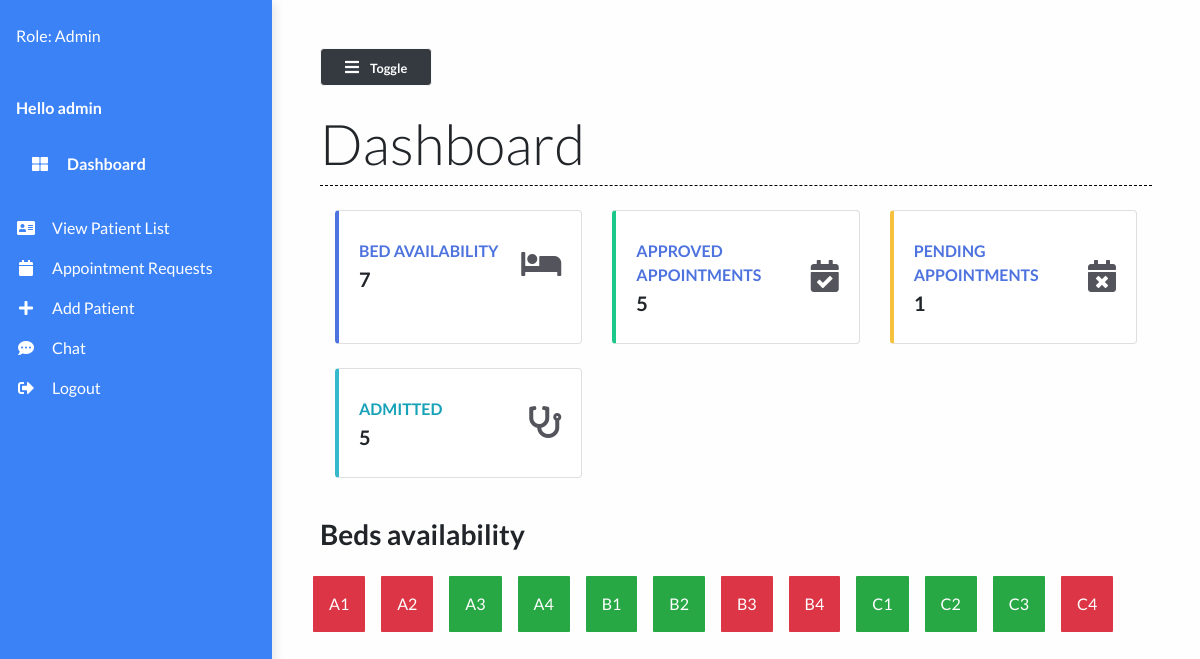
/ (signed in), run on the app's committed database.
### main/models.py (models this page shows)
class Bed(models.Model):
    bed_number = models.CharField(max_length=50)
    occupied = models.BooleanField()
    def __str__(self):
        return self.bed_number

### main/views.py (the view)
# urls.py: path("", views.dashboard, name="dashboard"),
def dashboard(request):
    beds = Bed.objects.all()
    beds_available = Bed.objects.filter(occupied=False).count()
    patients = Patient.objects.all()
    patient_count = patients.count()
    appointments = Appointment.objects.all()
    appointments_approved = Appointment.objects.filter(approved = True).count
    appointments_pending = Appointment.objects.filter(approved = False).count
    context = {
        'appointments_approved': appointments_approved,
        'appointments_pending': appointments_pending,
        'beds_available': beds_available,
        'patient_count': patient_count,
        'beds': beds
    }
    return render(request, 'main/dashboard.html', context)

### main/templates/main/dashboard.html
{% extends 'main/base.html' %}
{% load static %}
{% block contentTitle %}
Dashboard
{% endblock contentTitle %}
{% block content %}
{% if request.user.is_staff == True %}
<div class="container-fluid">
    <div class="row">
        <div class="col-xl-4 col-md-6 col-sm-12 mb-4">
            <div class="card border-left-primary shadow h-100 py-2">
                <div class="card-body">
                    <div class="row no-gutters align-items-center">
                        <div class="col mr-2">
                            <div class="text-xs font-weight-bold text-blue text-uppercase mb-1">
                                Bed availability</div>
                            <div class="h5 mb-0 font-weight-bold text-gray-800">{{beds_available}}</div>
                        </div>
                        <div class="col-auto">
                            <i class="fas fa-bed fa-2x text-gray-300"></i>
                        </div>
                    </div>
                </div>
            </div>
        </div>
        <div class="col-xl-4 col-md-6 col-sm-12 mb-4">
            <div class="card border-left-success shadow h-100 py-2">
                <div class="card-body">
                    <div class="row no-gutters align-items-center">
                        <div class="col mr-2">
                            <div class="text-xs font-weight-bold text-blue text-uppercase mb-1">
                                Approved Appointments</div>
                            <div class="h5 mb-0 font-weight-bold text-gray-800">{{appointments_approved}}</div>
                        </div>
                        <div class="col-auto">
                            <i class="fas fa-calendar-check	 fa-2x text-gray-300"></i>
                        </div>
                    </div>
                </div>
            </div>
        </div>
        <div class="col-xl-4 col-md-6 col-sm-12 mb-4">
            <div class="card border-left-warning shadow h-100 py-2">
                <div class="card-body">
                    <div class="row no-gutters align-items-center">
                        <div class="col mr-2">
                            <div class="text-xs font-weight-bold text-blue text-uppercase mb-1">
                               Pending Appointments</div>
                            <div class="h5 mb-0 font-weight-bold text-gray-800">{{appointments_pending}}</div>
                        </div>
                        <div class="col-auto">
                            <i class="fas fa-calendar-times	 fa-2x text-gray-300"></i>
                        </div>
                    </div>
                </div>
            </div>
        </div>
        <div class="col-xl-4 col-md-6 col-sm-12 mb-4">
            <div class="card border-left-info shadow h-100 py-2">
                <div class="card-body">
                    <div class="row no-gutters align-items-center">
                        <div class="col mr-2">
                            <div class="text-xs font-weight-bold text-info text-uppercase mb-1">
                                Admitted</div>
                            <div class="h5 mb-0 font-weight-bold text-gray-800">{{ patient_count }}</div>
                        </div>
                        <div class="col-auto">
                            <i class="fas fa-stethoscope fa-2x text-gray-300"></i>
                        </div>
                    </div>
                </div>
            </div>
        </div>
    </div>
</div>
<div>
    <h3 class="font-weight-bold my-3">Beds availability</h3>
</div>
<div class="row">
    {% for bed in beds %}
    <div class="
                {% if bed.occupied == True %}
                bg-danger
                {% elif bed.occupied == False %}
                bg-success
                {% endif %}
                grid-box my-2 mx-2 py-3 px-3 text-white">{{ bed }}</div>
    {% endfor %}
</div>
{% elif request.user.is_authenticated == True %}
<div>
    <h3 class="font-weight-bold my-3">Hello Dear Patient</h3>
</div>
{% else %}
<div>
    <h3 class="font-weight-bold my-3">Welcome to Hospital Management System</h3>
</div>
{% endif %}
{% endblock content %}

### main/templates/main/base.html (shortened to what this page needs)
{% load static %}
<!DOCTYPE html>
<html lang="en">
<head>
  <link rel="stylesheet" href="https://maxcdn.bootstrapcdn.com/bootstrap/4.0.0/css/bootstrap.min.css"
 />
  <link rel="stylesheet" href="https://cdnjs.cloudflare.com/ajax/libs/font-awesome/5.14.0/css/all.min.css"
 />
  <link rel="stylesheet" href="{% static 'styles/base.css' %}" type="text/css" />
  <link rel="stylesheet" href="//code.jquery.com/ui/1.12.1/themes/base/jquery-ui.css">
</head>
<body>
  <div class="vertical-nav" id="sidebar">
    <div class="py-4 px-3 mb-4">
      <div class="media d-flex align-items-center">
        <div class="media-body text-white">
          {% if request.user.is_authenticated %}
          <p class="font-weight-normal mb-0">
            Role: {% if request.user.is_superuser == True %}
            Admin
            {% elif request.user.is_superuser == False and request.user.is_staff == True %}
            Staff
            {% else %}
            Patient
            {% endif %}
          </p>
          {% endif %}
        </div>
      </div>
    </div>
    <p class="text-white font-weight-bold px-3 pb-4 mb-0">
      Hello {{user.username}}
    </p>
    <p class="text-gray font-weight-bold px-3 pb-4 mb-0">
      <a href="{% url 'dashboard' %}" class="nav-link text-white">
        <i class="fa fa-th-large mr-3 text-primary"></i> Dashboard</a>
    </p>
    {% if request.user.is_authenticated == True %}
    {% if request.user.is_staff == True %}
    <ul class="nav flex-column mb-0">
      <li class="nav-item">
        <a href="{% url 'patient_list' %}" class="nav-link text-white">
          <i class="fa fa-address-card mr-3 text-primary fa-fw"></i>View patient list
        </a>
      </li>
        <li class="nav-item">
          <a href="{% url 'doctor-appointments' %}" class="nav-link text-white">
            <i class="fa fa-calendar mr-3 text-primary fa-fw"></i>Appointment Requests
          </a>
        </li>
      <li class="nav-item">
        <a href="{% url 'add_patient' %}" class="nav-link text-white">
          <i class="fa fa-plus mr-3 text-primary fa-fw"></i>Add patient
        </a>
      </li>
      <li class="nav-item">
        <a href="{% url 'chat' %}" class="nav-link text-white">
          <i class="fas fa-comment-dots mr-3 text-primary fa-fw"></i>Chat
        </a>
      </li>
        {% endif %}
        {% endif %}
        {% if request.user.is_authenticated == False %}
        <li class="nav-item">
          <a href="{% url 'signupdr' %}" class="nav-link text-white">
            <i class="fa fa-sign-out-alt mr-3 text-primary fa-fw"></i>Doctor Signup
          </a>
        </li>
        <li class="nav-item">
          <a href="{% url 'signup' %}" class="nav-link text-white">
            <i class="fa fa-sign-out-alt mr-3 text-primary fa-fw"></i>Patient Signup
          </a>
        </li>
        <li class="nav-item">
          <a href="{% url 'login' %}" class="nav-link text-white">
            <i class="fa fa-sign-in-alt mr-3 text-primary fa-fw"></i>Login
          </a>
        </li>
        {% else %}
        <li class="nav-item">
          <a href="{% url 'logout' %}" class="nav-link text-white">
            <i class="fa fa-sign-out-alt mr-3 text-primary fa-fw"></i>Logout
          </a>
        </li>
        {% endif %}
      </ul>
  </div>
  <div class="page-content p-5" id="content">
    <button id="sidebarCollapse" class="btn btn-light bg-dark rounded-pill shadow-sm px-4 mb-4" type="button">
      <i class="fa fa-bars mr-2 text-primary"></i>
      <small class="font-weight-bold text-primary">
        Toggle
      </small>
    </button>
    <h2 class="display-4 ">{% block contentTitle %}{% endblock contentTitle %}
    </h2>
    <div class="seperator mt-1 mb-4"></div>
    {% block content %}{% endblock content %}
  </div>
</body>
</html>

### static/styles/base.css (style rules this page uses)
body { background: #fffefe; min-height: 100vh; overflow-x: hidden; font-family:Lato,'Helvetica Neue',Helvetica,Arial,sans-serif; }
.vertical-nav { background: #3b82f6 !important; min-width: 17rem; height: 100vh; position: fixed; top: 0; left: 0; box-shadow: 3px 3px 10px rgba(0, 0, 0, 0.1); transition: all 0.4s; }
.page-content { width: calc(100% -17rem); margin-left: 17rem; transition: all 0.4s; }
.seperator { margin: 3rem 0; border-bottom: 1px dashed #000000; }
.nav-link { text-transform: capitalize; }
.text-primary { color: #fff !important; }
.border-left-info { border-left: 0.25rem solid #36b9cc !important; }
.border-left-warning { border-left: 0.25rem solid #f6c23e !important; }
.border-left-success { border-left: 0.25rem solid #1cc88a !important; }
.text-gray-300 { color: #54555c !important; }
.border-left-primary { border-left: 0.25rem solid #4e73df !important; }
.text-blue { color: #4e73df !important; }
.grid-box { border-radius: 1px; }

### data on the page
Bed: bed_number "A1"
Bed: bed_number "A2"
Bed: bed_number "A3"
Bed: bed_number "A4"
Bed: bed_number "B1"
Bed: bed_number "B2"
Bed: bed_number "B3"
Bed: bed_number "B4"
Bed: bed_number "C1"
Bed: bed_number "C2"
Bed: bed_number "C3"
Bed: bed_number "C4"

### other printed values
{{ user.username }} "admin"
{{ beds_available }} "7"
{{ appointments_approved }} "5"
{{ appointments_pending }} "1"
{{ patient_count }} "5"
